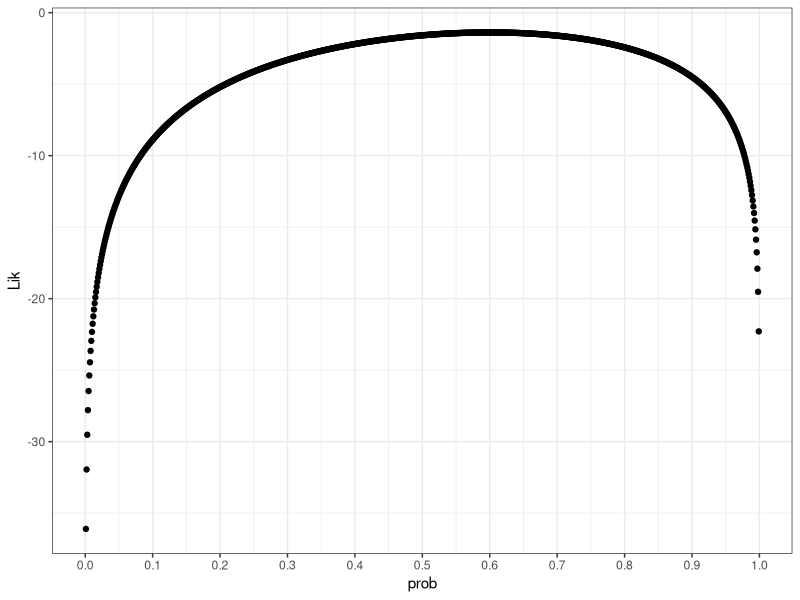

This figure's R source: (Note: this script raises an error after producing the figure.)
## ---- chunk 1
knitr::opts_chunk$set(warning = FALSE, message = FALSE)
packages.needed<-c("ggplot2","reshape2","gridExtra","mvtnorm","bbmle")
lapply(packages.needed,FUN=require,character.only=T)
theme_set(theme_bw())
## ---- chunk 2
dbinom(x = 6, size = 10, prob = 0.5)
## ---- chunk 3
dbinom(x = 6, size = 10, prob = 0.5, log = TRUE)
## ---- chunk 4
DF4 = data.frame(prob = seq(from = 0.001, to = 0.999, by = 0.001))
## ---- chunk 5
LBinom = function(prob, x, size, log = TRUE){
  return(dbinom(x = x, size = size, prob = prob, log = log))
}
## ---- chunk 6
DF4$Lik = LBinom(prob = DF4$prob, x = 6, size = 10)
head(DF4)
## ---- chunk 7
ll_plt = ggplot(DF4, aes(prob, Lik)) +
  geom_point() +
  scale_x_continuous(breaks = seq(0, 1, 0.1))
ll_plt
## ---- chunk 8
which.max(DF4$Lik)
## ---- chunk 9
DF4[which.max(DF4$Lik),]
## ---- chunk 10
negL = function(prob, x, size, log = TRUE){
  -1 * dbinom(x = x, size = size, prob = prob, log = log)
}
## ---- chunk 11
prob.estimated = mle2(minuslogl = negL, data = list(x = 6, size = 10),
                      start = list(prob = 0.2))
summary(prob.estimated)
## ---- chunk 12
confint(prob.estimated)
## ---- chunk 13
DF4$negLik = -1 * DF4$Lik
## ---- chunk 14
nll_plt = ggplot(DF4, aes(prob, negLik)) +
  geom_point() +
  scale_x_continuous(breaks = seq(0, 1, 0.1))
nll_plt
## ---- chunk 15
lik_prof = function(x){
  p = x - min(x)
  p = sqrt(p)
  return(p)
}
## ---- chunk 16
DF4$profLik = lik_prof(DF4$negLik)
pll_plt = ggplot(DF4, aes(prob, profLik)) +
  geom_line() +
  scale_x_continuous(breaks = seq(0, 1, 0.1))
pll_plt
## ---- chunk 17
ci = confint(prob.estimated)
# Get the bottom of the confidence interval
low_ci = min(ci)
# Get the top of the confidence interval
hi_ci = max(ci)

# Get the negative log likelihood at the bottom of the CI and normalize to the
# minimum likelihood
low_lik = negL(low_ci, 6, 10) - min(DF4$negLik)
# Get the negative log likelihood at the top of the CI and normalize to the 
# minimum likelihood
hi_lik = negL(hi_ci, 6, 10) - min(DF4$negLik)

# Add the CI to the plot, taking the square root of the negative log likelihood
pll_plt = pll_plt +
  geom_segment(x = low_ci, xend = low_ci, y = 0, yend = sqrt(low_lik),
               linetype = 2) +
  geom_segment(x = hi_ci, xend = hi_ci, y = 0, yend = sqrt(hi_lik),
               linetype = 2) +
  geom_segment(x = low_ci, xend = hi_ci, y = sqrt(low_lik), yend = sqrt(hi_lik),
               linetype = 2)
pll_plt
## ---- chunk 18
pll_plt + 
  ylim(0, 2.5) + 
  scale_x_continuous(breaks = seq(0.2, 0.9, 0.1), limits = c(0.2, 0.9))
